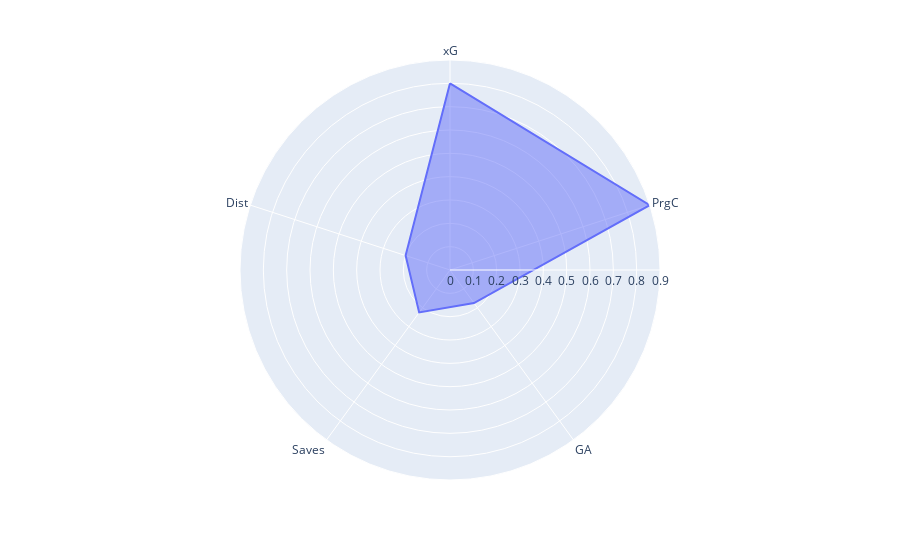

The notebook cell this image was saved under:
### Code cell
fig = px.line_polar(df1, r='r', theta='theta', line_close=True)
fig.update_traces(fill='toself')
fig.show()

### Figure 1 — Plotly figure (JSON) as saved in the notebook; plotly's stock layout.template omitted (floating-point values rounded to 4 significant figures)
{"data": [{"fill": "toself", "hovertemplate": "r=%{r}<br>theta=%{theta}<extra></extra>", "legendgroup": "", "line": {"color": "#636efa", "dash": "solid"}, "marker": {"symbol": "circle"}, "mode": "lines", "name": "", "r": [0.8, 0.9, 0.175, 0.225, 0.2, 0.8], "showlegend": false, "subplot": "polar", "theta": ["xG", "PrgC", "GA", "Saves", "Dist", "xG"], "type": "scatterpolar"}], "layout": {"legend": {"tracegroupgap": 0}, "margin": {"t": 60}, "polar": {"angularaxis": {"direction": "clockwise", "rotation": 90}, "domain": {"x": [0, 1], "y": [0, 1]}}}}
